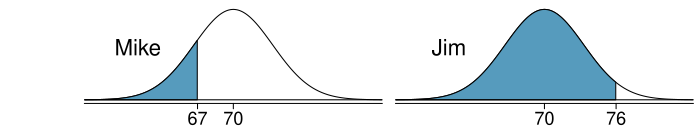

Reproduce this figure in R.
library(openintro)
data(COL)

#===> plot <===#
myPDF("mikeAndJimPercentiles.pdf", 7, 1.3, mar=c(2,0.5,0.5,0.5), mgp=c(3,0.8,0), tcl=-0.4)
layout(matrix(0:2, 1), c(0.5,2,2), 1)

normTail(70, 3.3, L=67, axes=FALSE, col=COL[1])
axis(1, at=c(-100, 67, 70, 1000), cex.axis=1.7)
text(62, 0.07, "Mike", cex=2)

normTail(70, 3.3, L=76, axes=FALSE, col=COL[1])
axis(1, at=c(-100, 70, 76, 1000), cex.axis=1.7)
text(62, 0.07, "Jim", cex=2)

dev.off()
